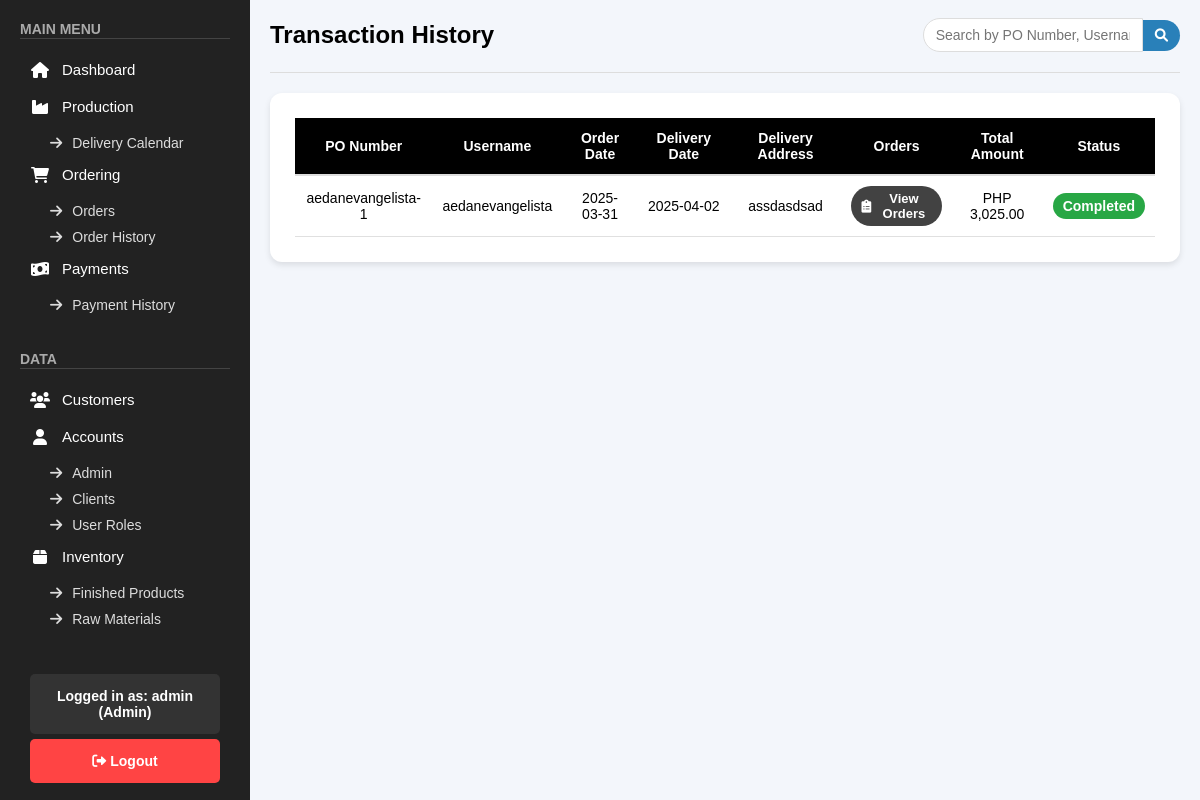
/public/pages/order_history.php (signed in), run on an earlier commit of the app's database.
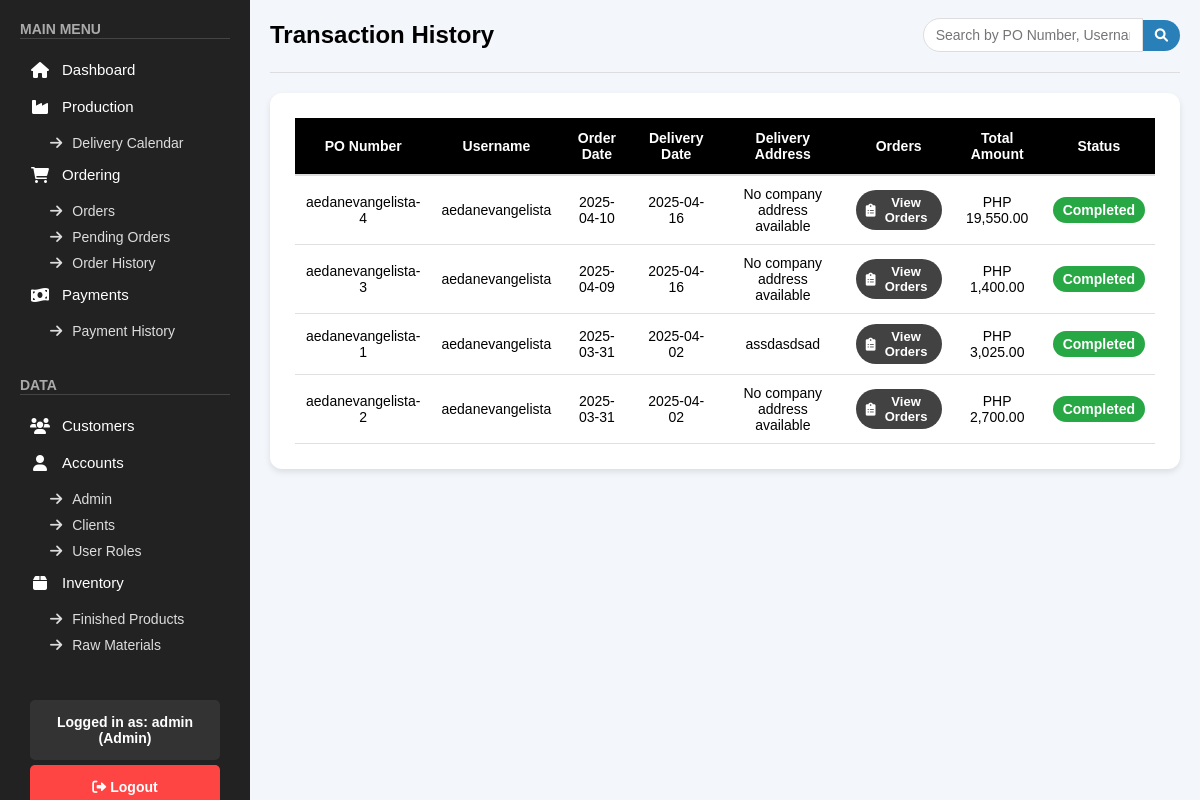
And on a later commit of the database.
### tables this page shows
CREATE TABLE `orders` (
  `id` int(11) NOT NULL,
  `po_number` varchar(255) NOT NULL,
  `username` varchar(255) NOT NULL,
  `order_date` date NOT NULL,
  `delivery_date` date NOT NULL,
  `delivery_address` varchar(255) DEFAULT NULL,
  `orders` longtext DEFAULT NULL CHECK (json_valid(`orders`)),
  `total_amount` decimal(10,2) NOT NULL,
  `status` enum('Pending','Active','Rejected','Completed') NOT NULL DEFAULT 'Pending',
  `contact_number` varchar(20) DEFAULT NULL,
  `special_instructions` text DEFAULT NULL,
  `payment_method` varchar(50) DEFAULT NULL,
  `subtotal` decimal(10,2) DEFAULT 0.00,
  `delivery_fee` decimal(10,2) DEFAULT 0.00,
  `progress` int(11) DEFAULT 0,
  `completed_items` longtext DEFAULT NULL
);

### public/pages/order_history.php (the view, shortened to what this page needs)
<?php
include "../../backend/check_role.php";
$orders = [];
$sql = "SELECT po_number, username, order_date, delivery_date, delivery_address, orders, total_amount, status
        FROM orders
        WHERE status = 'Completed'
        ORDER BY order_date DESC";
$result = $conn->query($sql);
if ($result && $result->num_rows > 0) {
    while ($row = $result->fetch_assoc()) {
        $orders[] = $row;
    }
}
?>
<!DOCTYPE html>
<html lang="en">
<head>
    <link rel="stylesheet" href="/css/orders.css">
    <link rel="stylesheet" href="/css/sidebar.css">
    <link rel="stylesheet" href="https://cdnjs.cloudflare.com/ajax/libs/font-awesome/6.0.0/css/all.min.css">
</head>
<body>
    <?php include '../sidebar.php'; ?>
    <div class="main-content">
        <div class="orders-header">
            <h1>Transaction History</h1>
            <div class="search-container">
                <input type="text" id="searchInput" placeholder="Search by PO Number, Username, or Order Date...">
                <button class="search-btn"><i class="fas fa-search"></i></button>
            </div>
        </div>
        <div class="orders-table-container">
            <table class="orders-table">
                <thead>
                    <tr>
                        <th>PO Number</th>
                        <th>Username</th>
                        <th>Order Date</th>
                        <th>Delivery Date</th>
                        <th>Delivery Address</th>
                        <th>Orders</th>
                        <th>Total Amount</th>
                        <th>Status</th>
                    </tr>
                </thead>
                <tbody>
                    <?php if (count($orders) > 0): ?>
                        <?php foreach ($orders as $order): ?>
                            <tr>
                                <td><?= htmlspecialchars($order['po_number']) ?></td>
                                <td><?= htmlspecialchars($order['username']) ?></td>
                                <td><?= htmlspecialchars($order['order_date']) ?></td>
                                <td><?= htmlspecialchars($order['delivery_date']) ?></td>
                                <td><?= htmlspecialchars($order['delivery_address']) ?></td>
                                <td>
                                    <button class="view-orders-btn"
                                            onclick="viewOrderDetails('<?= htmlspecialchars($order['orders']) ?>', '<?= htmlspecialchars($order['po_number']) ?>', '<?= htmlspecialchars($order['username']) ?>', '<?= htmlspecialchars($order['delivery_address']) ?>')">
                                        <i class="fas fa-clipboard-list"></i>
                                            View Orders
                                    </button>
                                </td>
                                <td>PHP <?= htmlspecialchars(number_format($order['total_amount'], 2)) ?></td>
                                <td><span class="status-badge status-completed">Completed</span></td>
                            </tr>
                        <?php endforeach; ?>
                    <?php else: ?>
                        <tr>
                            <td colspan="8" class="no-orders">No completed transactions found.</td>
                        </tr>
                    <?php endif; ?>
                </tbody>
            </table>
        </div>
    </div>
</body>
</html>

### public/sidebar.php (shortened to what this page needs)
<?php
include_once "../../backend/check_role.php";
if (isset($_SESSION['admin_user_id'])) {
    $username = $_SESSION['admin_username'] ?? 'Guest';
    $role = $_SESSION['admin_role'] ?? 'guest';
} else if (isset($_SESSION['client_user_id'])) {
    $username = $_SESSION['client_username'] ?? 'Guest';
    $role = $_SESSION['client_role'] ?? 'guest';
} else {
    $username = $_SESSION['username'] ?? 'Guest';
    $role = $_SESSION['role'] ?? 'guest';
}
$stmt = $conn->prepare("SELECT pages FROM roles WHERE role_name = ? AND status = 'active'");
$stmt->bind_param("s", $role);
$stmt->execute();
$stmt->bind_result($pages);
$allowedPages = array_map('trim', explode(',', $pages));
?>
<div class="sidebar">
    <div>
        <div class="menu-section">
            <span class="menu-title"><b>MAIN MENU</b></span>
            <hr>
            <?php if (in_array('Dashboard', $allowedPages)): ?>
                <a href="/public/pages/dashboard.php" class="menu-item">
                    <i class="fas fa-home"></i> Dashboard
                </a>
            <?php endif; ?>
            <?php if (in_array('Forecast', $allowedPages)): ?>
                <div class="submenu">
                    <span class="menu-item no-hover">
                        <i class="fas fa-industry"></i> Production
                    </span>
                    <div class="submenu-items">
                        <a href="/public/pages/forecast.php" class="submenu-item">
                            <i class="fas fa-arrow-right"></i> Delivery Calendar
                        </a>
                    </div>
                </div>
            <?php endif; ?>
            <?php if (in_array('Orders', $allowedPages) || in_array('Order History', $allowedPages) || in_array('Pending Orders', $allowedPages)): ?>
                <div class="submenu">
                    <span class="menu-item no-hover">
                        <i class="fas fa-shopping-cart"></i> Ordering
                    </span>
                    <div class="submenu-items">
                        <?php if (in_array('Orders', $allowedPages)): ?>
                            <a href="/public/pages/orders.php" class="submenu-item">
                                <i class="fas fa-arrow-right"></i> Orders
                            </a>
                        <?php endif; ?>
                        <?php if (in_array('Pending Orders', $allowedPages)): ?>
                            <a href="/public/pages/pending_orders.php" class="submenu-item">
                                <i class="fas fa-arrow-right"></i> Pending Orders
                            </a>
                        <?php endif; ?>
                        <?php if (in_array('Order History', $allowedPages)): ?>
                            <a href="/public/pages/order_history.php" class="submenu-item">
                                <i class="fas fa-arrow-right"></i> Order History
                            </a>
                        <?php endif; ?>
                    </div>
                </div>
            <?php endif; ?>
            <?php if (in_array('Payment History', $allowedPages)): ?>
                <div class="submenu">
                    <span class="menu-item no-hover">
                        <i class="fas fa-money-bill-wave"></i> Payments
                    </span>
                    <div class="submenu-items">
                        <a href="/public/pages/payment_history.php" class="submenu-item">
                            <i class="fas fa-arrow-right"></i> Payment History
                        </a>
                    </div>
                </div>
            <?php endif; ?>
        </div>
        <div class="menu-section">
            <span class="menu-title"><b>DATA</b></span>
            <hr>
            <?php if (in_array('Customers', $allowedPages)): ?>
                <a href="/public/pages/customers.php" class="menu-item">
                    <i class="fas fa-users"></i> Customers
                </a>
            <?php endif; ?>
            <?php if (in_array('Accounts - Admin', $allowedPages) || in_array('Accounts - Clients', $allowedPages) || in_array('User Roles', $allowedPages)): ?>
                <div class="submenu">
                    <span class="menu-item no-hover">
                        <i class="fas fa-user"></i> Accounts
                    </span>
                    <div class="submenu-items">
                        <?php if (in_array('Accounts - Admin', $allowedPages)): ?>
                            <a href="/public/pages/accounts.php" class="submenu-item">
                                <i class="fas fa-arrow-right"></i> Admin
                            </a>
                        <?php endif; ?>
                        <?php if (in_array('Accounts - Clients', $allowedPages)): ?>
                            <a href="/public/pages/accounts_clients.php" class="submenu-item">
                                <i class="fas fa-arrow-right"></i> Clients
                            </a>
                        <?php endif; ?>
                        <?php if (in_array('User Roles', $allowedPages)): ?>
                            <a href="/public/pages/user_roles.php" class="submenu-item">
                                <i class="fas fa-arrow-right"></i> User Roles
                            </a>
                        <?php endif; ?>
                    </div>
                </div>
            <?php endif; ?>
            <?php if (in_array('Inventory', $allowedPages)): ?>
                <div class="submenu">
                    <span class="menu-item no-hover">
                        <i class="fas fa-box"></i> Inventory
                    </span>
                    <div class="submenu-items">
                        <a href="/public/pages/inventory.php" class="submenu-item">
                            <i class="fas fa-arrow-right"></i> Finished Products
                        </a>
                        <a href="/public/pages/raw_materials.php" class="submenu-item">
                            <i class="fas fa-arrow-right"></i> Raw Materials
                        </a>
                    </div>
                </div>
            <?php endif; ?>
        </div>
    </div>
    <div class="account-section">
        <div class="account-info">
            Logged in as:
            <strong>
                <?php echo htmlspecialchars($username); ?>
            </strong> (<?= htmlspecialchars(ucfirst($role)) ?>)
        </div>
        <a href="/backend/logout.php" class="logout-btn">
            <i class="fas fa-sign-out-alt"></i> Logout
        </a>
    </div>
</div>

### css/orders.css (style rules this page uses)
body { font-family: Arial, sans-serif; background-color: #f3f6fb; margin: 0; box-sizing: border-box; }
.orders-header { display: flex; justify-content: space-between; align-items: center; margin-bottom: 20px; padding-bottom: 20px; border-bottom: 1px solid #ddd; }
.orders-header h1 { font-size: 24px; font-weight: bold; display: flex; align-items: center; gap: 12px; }
.orders-table-container { background-color: #ffffff; padding: 25px; border-radius: 12px; box-shadow: 0px 3px 6px rgba(0, 0, 0, 0.1); }
.orders-table { width: 100%; border-collapse: collapse; font-size: 14px; }
.orders-table th { background-color: black; color: white; font-weight: bold; padding: 12px; text-align: center; border-bottom: 2px solid #ddd; }
.orders-table td { padding: 10px; text-align: center; border-bottom: 1px solid #e0e0e0; }
.view-orders-btn { background-color: #424242; color: white; padding: 5px 10px; font-size: 13px; font-weight: 600; border-radius: 80px; border: none; cursor: pointer; display: inline-flex; align-items: center; gap: 5px; transition: background-color 0.3s; }
.status-badge { padding: 5px 10px; border-radius: 80px; font-weight: 600; color: white; display: inline-block; }
.status-completed { color: #45A049; font-weight: 600; }
.status-completed { background-color: #28a745; color: white; }

### css/sidebar.css (style rules this page uses)
* { margin: 0; padding: 0; box-sizing: border-box; font-family: Arial, sans-serif; text-decoration: none; }
.sidebar { width: 250px; background: #222; color: white; padding: 20px; display: flex; flex-direction: column; justify-content: space-between; height: 100vh; position: fixed; left: 0; top: 0; }
.menu-section { margin-bottom: 32px; }
.menu-title { font-size: 14px; font-weight: bold; color: #aaa; margin-bottom: 10px; margin-top: 20px; }
hr { border: none; height: 1px; background: #444; margin-bottom: 12px; }
.menu-item { display: flex; align-items: center; gap: 10px; background: none; border: none; color: white; font-size: 15px; font-weight: 400; padding: 10px 15px; width: 100%; text-align: left; cursor: pointer; transition: background 0.2s ease-in-out; border-radius: 4px; }
.submenu { display: flex; flex-direction: column; }
.submenu-items { display: flex; flex-direction: column; margin-left: 20px; margin-top: 5px; }
.submenu-item { display: flex; align-items: center; gap: 10px; background: none; border: none; color: #ddd; font-size: 14px; font-weight: 400; padding: 5px 10px; width: 100%; text-align: left; cursor: pointer; transition: background 0.2s ease-in-out; border-radius: 4px; }
.account-section { margin-top: auto; display: flex; flex-direction: column; align-items: stretch; gap: 5px; padding: 10px; width: 100%; background-color: #222; }
.account-info { background: #333; padding: 14px; border-radius: 5px; font-size: 14px; color: white; font-weight: bold; text-align: center; width: 100%; }
.logout-btn { background: #ff4444; padding: 14px; font-size: 14px; font-weight: bold; color: white; text-align: center; border: none; border-radius: 5px; cursor: pointer; transition: background 0.2s ease; width: 100%; }
.main-content { margin-left: 250px; padding: 20px; }
.menu-item { display: flex; align-items: center; gap: 12px; padding: 10px; font-size: 15px; font-weight: 400; color: white; text-align: left; border-radius: 4px; transition: background 0.2s ease-in-out; cursor: pointer; }
.menu-item i { width: 20px; text-align: center; font-size: 16px; }

### public/pages/order_history.php (style rules this page uses)
.main-content { padding-top: 0; }
.search-container { display: flex; align-items: center; }
.search-container input { padding: 8px 12px; border-radius: 20px 0 0 20px; border: 1px solid #ddd; font-size: 14px; width: 220px; }
.search-container .search-btn { background-color: #2980b9; color: white; border: none; border-radius: 0 20px 20px 0; padding: 8px 12px; cursor: pointer; }

What changed in the data, as far as the page shows it:
added orders: po_number "aedanevangelista-4", username "aedanevangelista", order_date "2025-04-10", delivery_date "2025-04-16", delivery_address "No company address available", total_amount "19,550.00"
added orders: po_number "aedanevangelista-3", username "aedanevangelista", order_date "2025-04-09", delivery_date "2025-04-16", delivery_address "No company address available", total_amount "1,400.00"
now on this page (row edited): orders: po_number "aedanevangelista-2", username "aedanevangelista", order_date "2025-03-31", delivery_date "2025-04-02", delivery_address "No company address available", total_amount "2,700.00"
Also different on the page:
text now shown: "Pending Orders"
